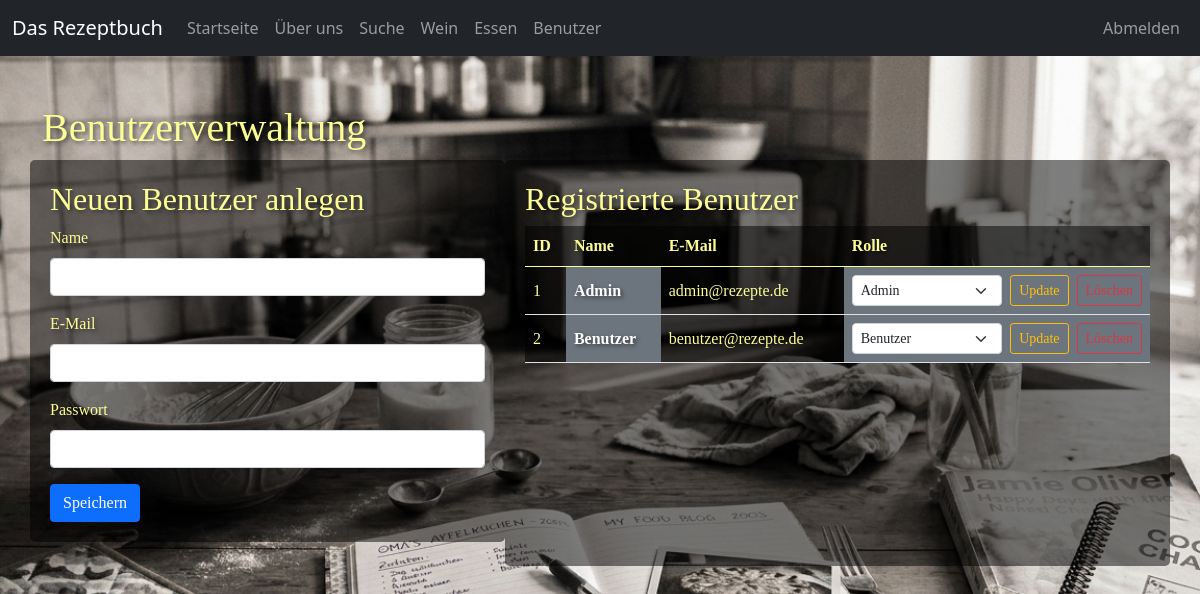
Page /benutzer (signed in) on the earlier database version.
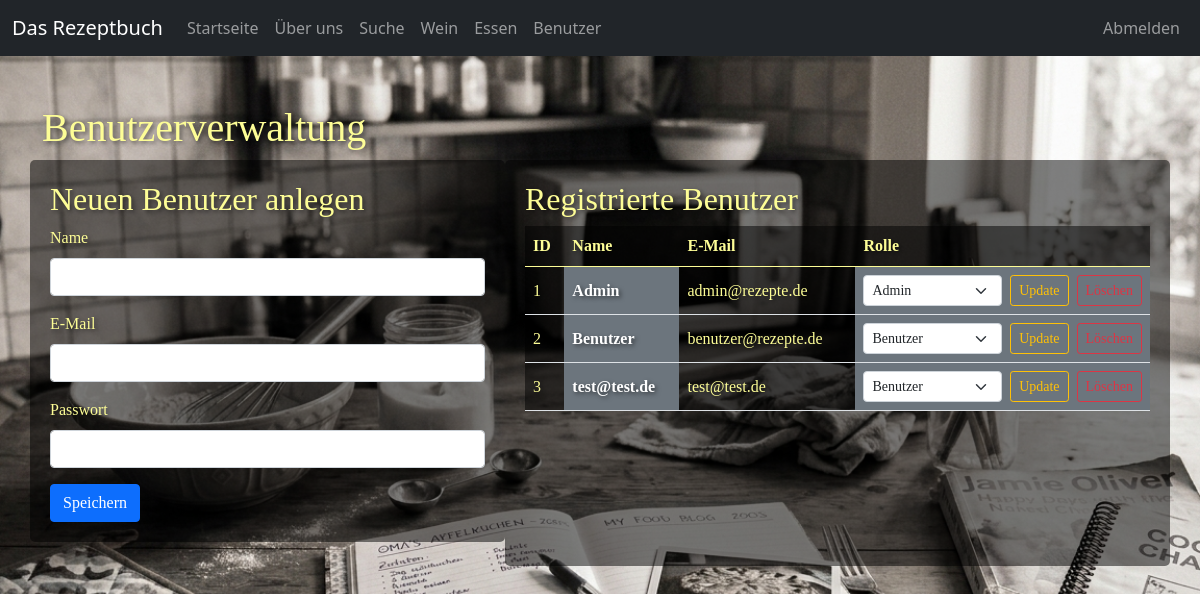
Same page on the later database version.
### tables this page shows
CREATE TABLE benutzer (
            id INTEGER PRIMARY KEY AUTOINCREMENT,
            name TEXT NOT NULL,
            email TEXT NOT NULL UNIQUE,
            password TEXT NOT NULL,
            role TEXT DEFAULT 'benutzer'
        );

### main.py (the view, shortened to what this page needs)
@app.route('/benutzer', methods=['GET', 'POST'])
def verwalte_benutzer():
    role = session.get('user_role', 'gast')
    if role != 'admin':
        flash('Zugriff verweigert: Nur Administratoren dürfen Benutzer verwalten.', 'danger')
        return redirect(url_for('home'))
    users = benutzer.get_all_users()
    return render_template('benutzer.html', users=users, role=role)

### benutzer.py (called while the page is built)
def normalize_role(role):
    if not role:
        return 'gast'
    role_clean = str(role).strip().lower()
    if role_clean in ['user', 'benutzer']:
        return 'benutzer'
    if role_clean in RECHTE_PRO_ROLE:
        return role_clean
    return 'gast'

def get_all_users():
    conn = sqlite3.connect(DB_FILE)
    cursor = conn.cursor()
    cursor.execute('SELECT id, name, email, role FROM benutzer ORDER BY id')
    rows = cursor.fetchall()
    conn.close()
    return [
        {
            'id': row[0],
            'name': row[1],
            'email': row[2],
            'role': normalize_role(row[3])
        }
        for row in rows
    ]

### templates/benutzer.html (shortened to what this page needs)
<!DOCTYPE html>
<html lang="de">
<head>
    <link href="https://cdn.jsdelivr.net/npm/bootstrap@5.0.2/dist/css/bootstrap.min.css" rel="stylesheet">
</head>
<body>
    <nav class="navbar navbar-expand-lg navbar-dark bg-dark">
        <div class="container-fluid">
            <a class="navbar-brand" href="{{ url_for('home') }}">Das Rezeptbuch</a>
            <div class="collapse navbar-collapse" id="navbarNav">
               <ul class="navbar-nav me-auto">
    {% if role != 'gast' %}
                    <li class="nav-item"><a class="nav-link" href="{{ url_for('home') }}">Startseite</a></li>
                    <li class="nav-item"><a class="nav-link" href="{{ url_for('ueber_uns') }}">Über uns</a></li>
                    <li class="nav-item"><a class="nav-link" href="{{ url_for('suche') }}">Suche</a></li>
    {% endif %}
    {% if role in ['user', 'admin'] %}
        <li class="nav-item"><a class="nav-link" href="{{ url_for('wein_verwalten') }}">Wein</a></li>
        <li class="nav-item"><a class="nav-link" href="{{ url_for('essen_verwalten') }}">Essen</a></li>
    {% endif %}
    {% if role == 'admin' %}
        <li class="nav-item"><a class="nav-link" href="{{ url_for('verwalte_benutzer') }}">Benutzer</a></li>
    {% endif %}
</ul>
                <ul class="navbar-nav">
                    <li class="nav-item"><a class="nav-link" href="{{ url_for('abmeldung') }}">Abmelden</a></li>
                </ul>
            </div>
        </div>
    </nav>
    <div class="container mt-5">
        <h1>Benutzerverwaltung</h1>
        <div class="row">
            <div class="col-md-5 mb-4">
                <h2>Neuen Benutzer anlegen</h2>
                <form method="POST" action="{{ url_for('verwalte_benutzer') }}">
                    <div class="mb-3">
                        <label class="form-label">Name</label>
                        <input type="text" class="form-control" name="name" required>
                    </div>
                    <div class="mb-3">
                        <label class="form-label">E-Mail</label>
                        <input type="email" class="form-control" name="email" required>
                    </div>
                    <div class="mb-3">
                        <label class="form-label">Passwort</label>
                        <input type="password" class="form-control" name="password" required>
                    </div>
                    <button type="submit" class="btn btn-primary">Speichern</button>
                </form>
            </div>
            <div class="col-md-7">
                <h2>Registrierte Benutzer</h2>
                <table class="table table-hover align-middle">
                    <thead>
                        <tr>
                            <th>ID</th>
                            <th>Name</th>
                            <th>E-Mail</th>
                            <th>Rolle</th>
                        </tr>
                    </thead>
                    <tbody>
                        {% for user in users %}
                        <tr>
                            <td>{{ user.id }}</td>
                            <td class="bg-secondary bg-opacity-50 text-white fw-bold">{{ user.name }}</td>
                            <td>{{ user.email }}</td>
                            <td class="bg-secondary bg-opacity-50">
                                <form method="POST" action="{{ url_for('rolle_update', user_id=user.id) }}" class="d-flex">
                                    <select name="rolle" class="form-select form-select-sm me-2">
                                        <option value="benutzer" {% if user.role == 'benutzer' %}selected{% endif %}>Benutzer</option>
                                        <option value="admin" {% if user.role == 'admin' %}selected{% endif %}>Admin</option>
                                    </select>
                                    <button type="submit" class="btn btn-sm btn-outline-warning">Update</button>
                                    <button type="submit" class="btn btn-sm btn-outline-danger ms-2" formaction="{{ url_for('loesche_benutzer', user_id=user.id) }}" onclick="return confirm('Benutzer wirklich löschen?');">Löschen</button>
                                </form>
                            </td>
                        </tr>
                        {% endfor %}
                    </tbody>
                </table>
            </div>
        </div>
    </div>
</body>
</html>

Differences in the rows shown:
added benutzer: id "3", name "test@test.de", email "test@test.de", rolle "Benutzer"
